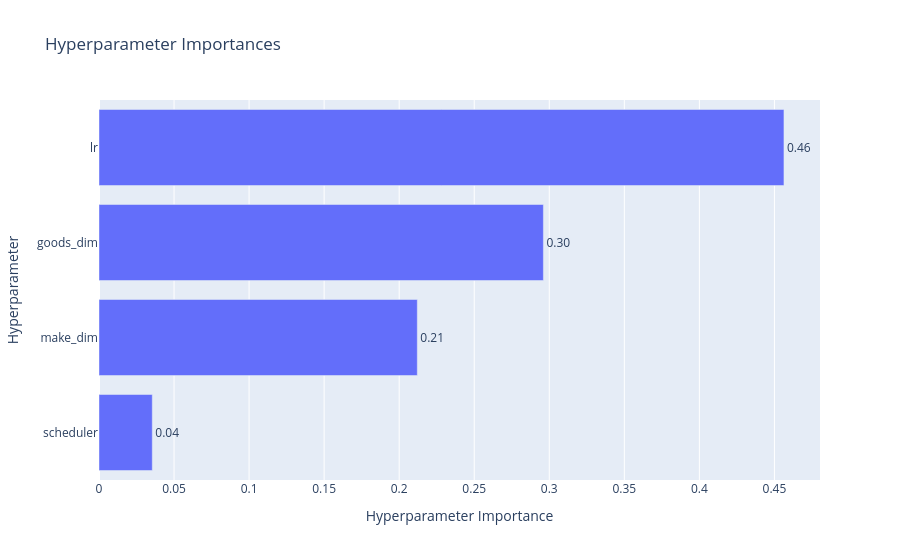

The cell this chart's notebook holds for it:
### Code cell
plot_param_importances(study)

### Figure 1 — Plotly figure (JSON) as saved in the notebook; plotly's stock layout.template omitted (floating-point values rounded to 4 significant figures)
{"data": [{"cliponaxis": false, "hovertemplate": ["scheduler (CategoricalDistribution): 0.03549765948086639<extra></extra>", "make_dim (IntDistribution): 0.21207229474552283<extra></extra>", "goods_dim (IntDistribution): 0.29607276885315154<extra></extra>", "lr (FloatDistribution): 0.45635727692045913<extra></extra>"], "name": "Objective Value", "orientation": "h", "text": ["0.04", "0.21", "0.30", "0.46"], "textposition": "outside", "type": "bar", "x": [0.0355, 0.2121, 0.2961, 0.4564], "y": ["scheduler", "make_dim", "goods_dim", "lr"]}], "layout": {"title": {"text": "Hyperparameter Importances"}, "xaxis": {"title": {"text": "Hyperparameter Importance"}}, "yaxis": {"title": {"text": "Hyperparameter"}}}}
